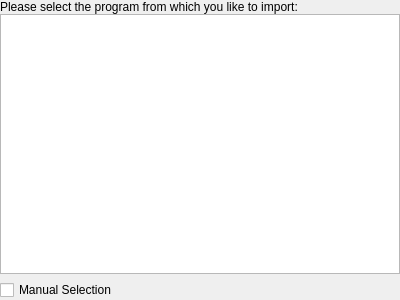
<?xml version="1.0" encoding="UTF-8"?>
<ui version="4.0">
 <class>SelectProgramPage</class>
 <widget class="QWidget" name="SelectProgramPage">
  <property name="geometry">
   <rect>
    <x>0</x>
    <y>0</y>
    <width>400</width>
    <height>300</height>
   </rect>
  </property>
  <layout class="QVBoxLayout" name="verticalLayout">
   <property name="leftMargin">
    <number>0</number>
   </property>
   <property name="topMargin">
    <number>0</number>
   </property>
   <property name="rightMargin">
    <number>0</number>
   </property>
   <property name="bottomMargin">
    <number>0</number>
   </property>
   <item>
    <widget class="QStackedWidget" name="stackedWidget">
     <property name="currentIndex">
      <number>0</number>
     </property>
     <widget class="QWidget" name="page">
      <layout class="QVBoxLayout" name="verticalLayout_3">
       <property name="spacing">
        <number>0</number>
       </property>
       <property name="leftMargin">
        <number>0</number>
       </property>
       <property name="topMargin">
        <number>0</number>
       </property>
       <property name="rightMargin">
        <number>0</number>
       </property>
       <property name="bottomMargin">
        <number>0</number>
       </property>
       <item>
        <layout class="QVBoxLayout" name="verticalLayout_2">
         <item>
          <widget class="QLabel" name="label">
           <property name="text">
            <string>Please select the program from which you like to import:</string>
           </property>
          </widget>
         </item>
         <item>
          <widget class="SelectProgramListWidget" name="listProgramFound"/>
         </item>
        </layout>
       </item>
      </layout>
     </widget>
     <widget class="QWidget" name="page_2">
      <layout class="QVBoxLayout" name="verticalLayout_5">
       <property name="spacing">
        <number>0</number>
       </property>
       <property name="leftMargin">
        <number>0</number>
       </property>
       <property name="topMargin">
        <number>0</number>
       </property>
       <property name="rightMargin">
        <number>0</number>
       </property>
       <property name="bottomMargin">
        <number>0</number>
       </property>
       <item>
        <layout class="QVBoxLayout" name="verticalLayout_4">
         <item>
          <widget class="QLabel" name="label_2">
           <property name="text">
            <string>No program found</string>
           </property>
          </widget>
         </item>
         <item>
          <spacer name="verticalSpacer">
           <property name="orientation">
            <enum>Qt::Vertical</enum>
           </property>
           <property name="sizeHint" stdset="0">
            <size>
             <width>20</width>
             <height>40</height>
            </size>
           </property>
          </spacer>
         </item>
        </layout>
       </item>
      </layout>
     </widget>
    </widget>
   </item>
   <item>
    <widget class="QCheckBox" name="manualSelectionCheckBox">
     <property name="text">
      <string>Manual Selection</string>
     </property>
    </widget>
   </item>
  </layout>
 </widget>
 <customwidgets>
  <customwidget>
   <class>SelectProgramListWidget</class>
   <extends>QListWidget</extends>
   <header>autodetect/widgets/selectprogramlistwidget.h</header>
   <container>1</container>
  </customwidget>
 </customwidgets>
 <resources/>
 <connections/>
</ui>
